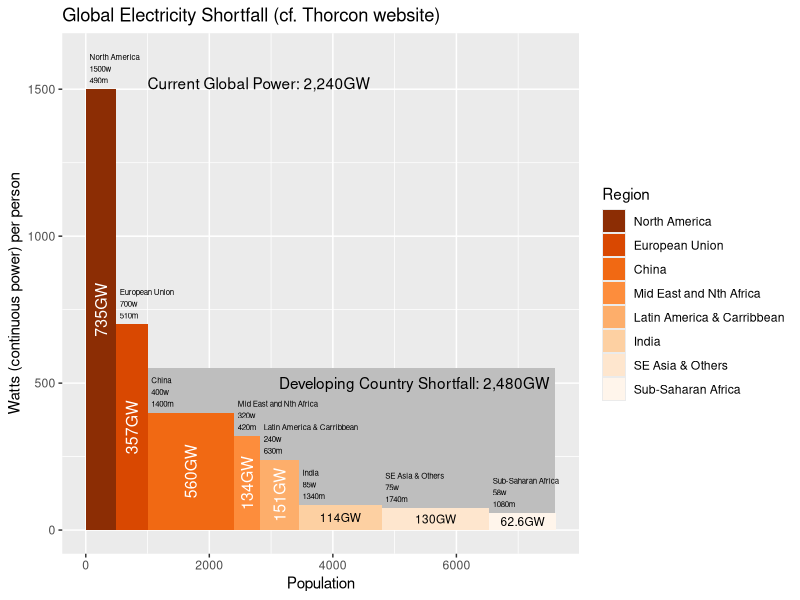
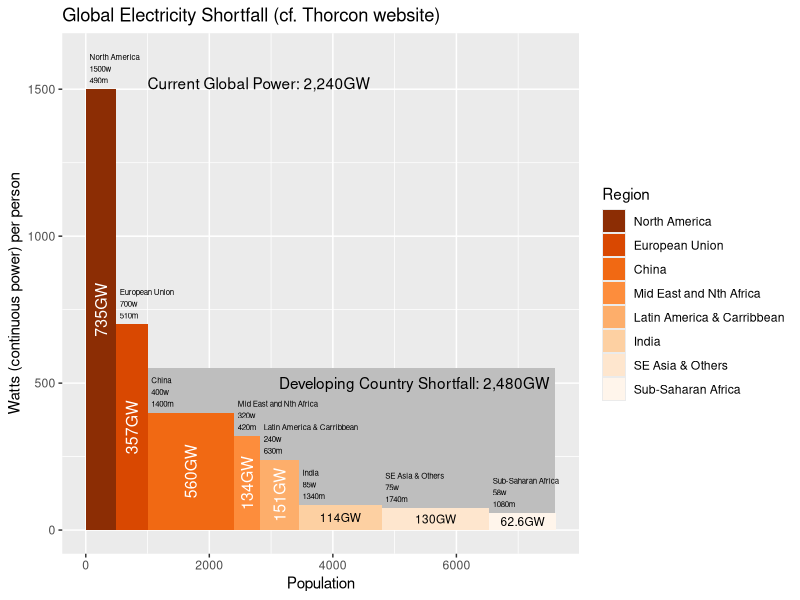

Source code (R) for these figures, in order:
## ---- chunk 1
knitr::opts_chunk$set(echo = TRUE)
library(tidyverse)
comma<-function(x) prettyNum(signif(x,digits=3),big.mark=",")
## ---- chunk 2
df<-tribble(
  ~Region,~PerCapEnergy,~Population,
  "North America",1500,490,
  "European Union",700,510,
  "China",400,1400,
  "Mid East and Nth Africa",320,420,
  "Latin America & Carribbean",240,630,
  "India",85,1340,
  "SE Asia & Others",75,1740,
  "Sub-Saharan Africa",58,1080
)
etarget<-550
df <- df %>% mutate(xmin=cumsum(Population)-Population,xmax=xmin+Population,ymin=0,ymax=PerCapEnergy) 
dfepoor <- df %>% filter(!Region %in% c("North America","European Union")) 
shortfall<-dfepoor %>% summarise(sum((etarget-PerCapEnergy)*Population/1000))
totalgw<-df %>% summarise(sum(PerCapEnergy*Population/1000))
dfbig <- df %>% filter(Region %in% c("North America","European Union","China","Mid East and Nth Africa","Latin America & Carribbean")) 
dfsmall <- df %>% filter(!Region %in% c("North America","European Union","China","Mid East and Nth Africa","Latin America & Carribbean")) 
dfr<-tribble(
  ~xmin,~xmax,~ymin,~ymax,
   0,    7600,0,etarget
)
p<-df %>% ggplot()+
  geom_rect(aes(xmin=xmin,xmax=xmax,ymin=ymin,ymax=ymax),fill="grey",data=dfr) +
  geom_rect(aes(xmin=xmin,xmax=xmax,ymin=ymin,ymax=ymax,fill=reorder(Region,PerCapEnergy))) +
  geom_text(aes(x=xmin+(xmax-xmin)/2,y=ymin+(ymax-ymin)/2,
                label=paste0(comma(PerCapEnergy*Population/1000),"GW")),data=dfbig,angle=90,size=4,color="white") +
  geom_text(aes(x=xmin+(xmax-xmin)/2,y=ymin+(ymax-ymin)/2,
                label=paste0(comma(PerCapEnergy*Population/1000),"GW")),data=dfsmall,size=3) +
  geom_text(aes(x=xmin+60,y=ymax+110,label=Region,hjust=0),size=2)+
  geom_text(aes(x=xmin+60,y=ymax+70,label=paste0(PerCapEnergy,"w"),hjust=0),size=2)+
  geom_text(aes(x=xmin+60,y=ymax+30,label=paste0(Population,"m"),hjust=0),size=2)+
  annotate('text',x=1000,y=1500,label=paste0("Current Global Power: ",comma(totalgw),"GW"),hjust=0,vjust=0)+
  annotate('text',x=7500,y=500,label=paste0("Developing Country Shortfall: ",comma(shortfall),"GW"),hjust=1)+
  scale_fill_brewer(palette="Oranges",breaks=c("North America","European Union","China","Mid East and Nth Africa","Latin America & Carribbean","India","SE Asia & Others","Sub-Saharan Africa"))+
  labs(y="Watts (continuous power) per person",x="Population",fill="Region",title="Global Electricity Shortfall (cf. Thorcon website)")
p
png(paste0("thorcon-pop-energy.png"),width=1800,height=900,units="px",res=200,type="cairo-png")
p
dev.off()
